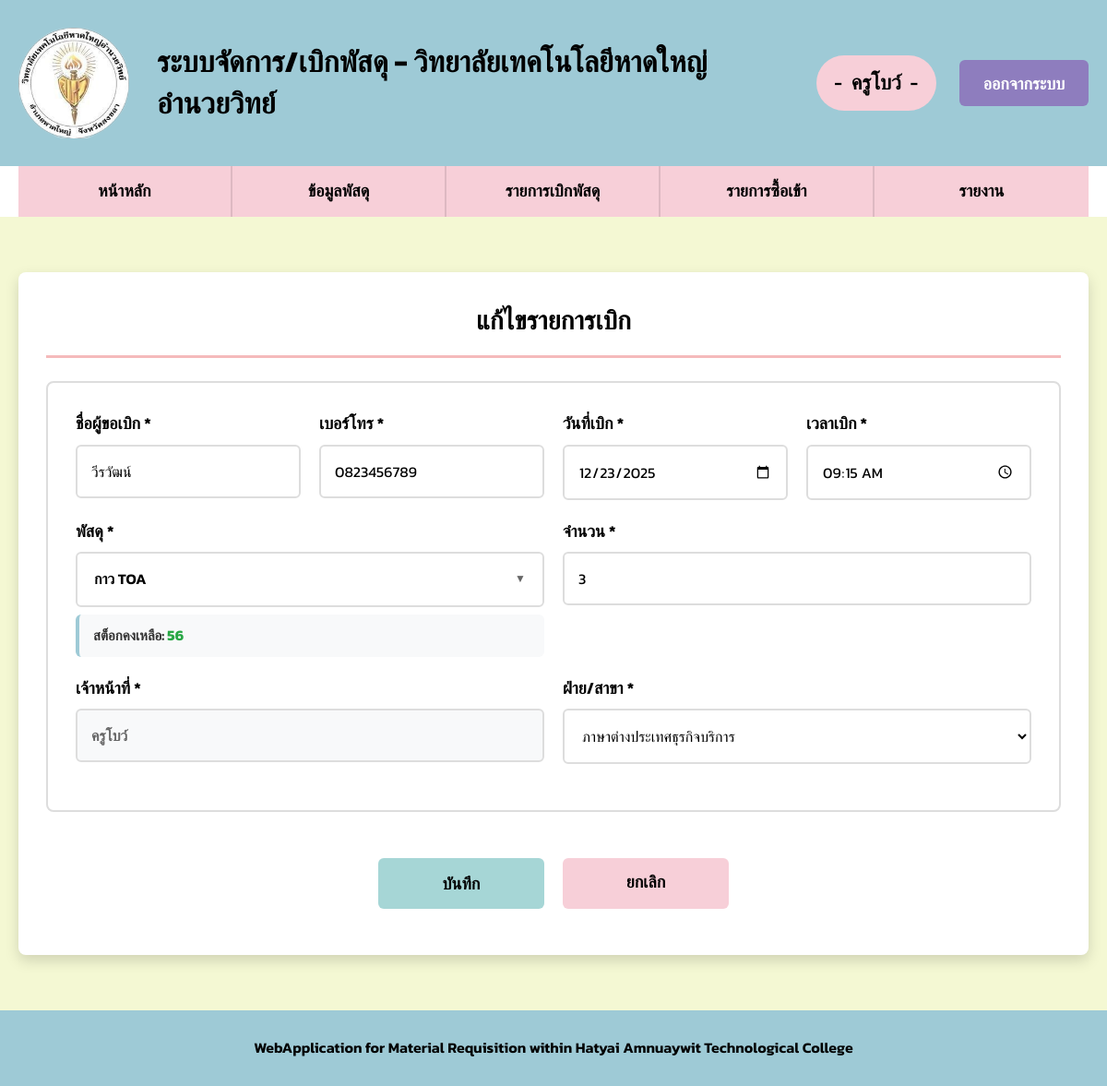
Page /edit_request.php?id=5 (signed in) on the committed database.
### tables this page shows
CREATE TABLE `request` (
  `Req_ID` int(5) NOT NULL COMMENT 'รหัสการเบิก',
  `Req_Name` varchar(50) NOT NULL COMMENT 'ชื่อผู้ขอเบิก',
  `Req_Phone` varchar(10) DEFAULT NULL COMMENT 'เบอร์โทรผู้ขอเบิก',
  `Req_Date` varchar(16) NOT NULL COMMENT 'วัน/เวลาที่เบิก',
  `Item_ID` varchar(5) NOT NULL COMMENT 'รหัสพัสดุ',
  `Req_Total` int(5) NOT NULL COMMENT 'จำนวนที่เบิก',
  `Officer` varchar(30) NOT NULL COMMENT 'ชื่อเจ้าหน้าที่',
  `Department` varchar(30) NOT NULL COMMENT 'สาขา'
);

CREATE TABLE `item` (
  `Item_ID` varchar(5) NOT NULL COMMENT 'รหัสพัสดุ',
  `Item_Name` varchar(30) NOT NULL COMMENT 'ชื่อพัสดุ',
  `Unit` varchar(20) NOT NULL COMMENT 'หน่วยนับ',
  `Item_Total` int(5) NOT NULL COMMENT 'ยอดคงเหลือ'
);

### edit_request.php (the view, shortened to what this page needs)
<?php
require_once 'config.php';
$request = null;
$items = [];
$selected_item_name = '';
$selected_item_stock = 0;
$departments = [
    'ฝ่าย' => [
        'แผนและควบคุมคุณภาพ',
        'สำนักงานบริการ',
        'ประชาสัมพันธ์และชุมชน',
        'พัฒนากิจการนักเรียนนักศึกษา',
        'งบประมาณและการเงิน',
        'พัฒนาวิชาการ',
        'ทรัพยากรบุคคล'
    ],
    'สาขา' => [
        'เทคโนโลยีธุรกิจดิจิทัล',
        'ดิจิทัลกราฟิก',
        'การจัดการ',
        'การบัญชี',
        'การตลาด',
        'สามัญ',
        'การท่องเที่ยว',
        'ภาษาต่างประเทศธุรกิจบริการ'
    ]
];
sort($departments['ฝ่าย']);
sort($departments['สาขา']);
try {
    $item_stmt = $conn->prepare("SELECT Item_ID, Item_Name, Item_Total FROM item ORDER BY Item_Name");
    $item_stmt->execute();
    $items = $item_stmt->fetchAll(PDO::FETCH_ASSOC);
} catch(PDOException $e) {
    $error = "ดึงข้อมูลพัสดุไม่สำเร็จ";
}
$request_id = isset($_GET['id']) ? (int)$_GET['id'] : 0;
if ($request_id > 0) {
    try {
        $stmt = $conn->prepare("SELECT * FROM request WHERE Req_ID = ?");
        if ($stmt->execute([$request_id])) {
            $request = $stmt->fetch(PDO::FETCH_ASSOC);
            if ($request) {
                $req_datetime = explode(' ', $request['Req_Date']);
                $request['Req_Date_Only'] = $req_datetime[0];
                $request['Req_Time_Only'] = isset($req_datetime[1]) ? $req_datetime[1] : '00:00';
                foreach ($items as $item) {
                    if ($item['Item_ID'] == $request['Item_ID']) {
                        $selected_item_name = $item['Item_Name'];
                        $selected_item_stock = $item['Item_Total'];
                        break;
                    }
                }
            } else {
                $error = "ไม่พบรายการเบิกรหัส: " . $request_id;
            }
        }
    } catch(PDOException $e) {
        $error = "ดึงข้อมูลไม่สำเร็จ: " . $e->getMessage();
    }
} else {
    $error = "ไม่ได้ระบุรหัสรายการ";
}
$officer_name = isset($_SESSION['display_name']) ? $_SESSION['display_name'] :
                (isset($_SESSION['username']) ? $_SESSION['username'] : '');
require_once 'header.php';
?>
<div class="table-container">
    <h2 class="table-title">แก้ไขรายการเบิก</h2>
    <?php if ($request): ?>
    <form method="POST" action="edit_request.php?id=<?php echo $request_id; ?>" id="editRequestForm">
        <div class="add-form">
            <div class="form-row">
                <div class="form-field">
                    <label for="req_name">ชื่อผู้ขอเบิก *</label>
                    <input type="text" id="req_name" name="req_name" required
                           value="<?php echo htmlspecialchars($request['Req_Name']); ?>">
                </div>
                <div class="form-field">
                    <label for="req_phone">เบอร์โทร *</label>
                    <input type="tel" id="req_phone" name="req_phone" required
                           pattern="[0-9]{10}"
                           title="กรอกเบอร์โทร 10 ตัวเลข"
                           maxlength="10"
                           oninput="this.value = this.value.replace(/[^0-9]/g, '')"
                           value="<?php echo htmlspecialchars($request['Req_Phone'] ?? ''); ?>">
                </div>
                <div class="form-field">
                    <label for="req_date">วันที่เบิก *</label>
                    <input type="date" id="req_date" name="req_date" required
                           value="<?php echo htmlspecialchars($request['Req_Date_Only']); ?>"
                           min="<?php echo date('Y-m-01'); ?>"
                           max="<?php echo date('Y-m-t'); ?>">
                </div>
                <div class="form-field">
                    <label for="req_time">เวลาเบิก *</label>
                    <input type="time" id="req_time" name="req_time" required
                           value="<?php echo htmlspecialchars($request['Req_Time_Only']); ?>">
                </div>
            </div>
            <div class="form-row">
                <div class="form-field">
                    <label for="item_id">พัสดุ *</label>
                    <div class="enhanced-dropdown">
                        <div class="dropdown-header" tabindex="0">
                            <span class="selected-text"><?php echo htmlspecialchars($selected_item_name ? $selected_item_name : '-- เลือกพัสดุ --'); ?></span>
                            <span class="dropdown-arrow">▼</span>
                        </div>
                    </div>
                    <div class="stock-info show">
                        <span class="stock-label">สต็อกคงเหลือ: </span>
                        <span class="stock-amount"><?php echo $selected_item_stock; ?></span>
                    </div>
                </div>
                <div class="form-field">
                    <label>จำนวน *</label>
                    <input type="number" id="req_total" name="req_total" min="1" required
                           value="<?php echo htmlspecialchars($request['Req_Total']); ?>"
                           max="<?php echo $selected_item_stock; ?>">
                </div>
            </div>
            <div class="form-row">
                <div class="form-field">
                    <label for="officer">เจ้าหน้าที่ *</label>
                    <input type="text" id="officer" name="officer" required
                           value="<?php echo isset($_POST['officer']) ? htmlspecialchars($_POST['officer']) : htmlspecialchars($officer_name); ?>"
                           placeholder="ชื่อเจ้าหน้าที่" readonly
                           class="officer-input">
                </div>
                <div class="form-field">
                    <label for="department">ฝ่าย/สาขา *</label>
                    <select id="department" name="department" required class="dropdown-select">
                        <?php foreach ($departments as $group => $dept_items): ?>
                            <optgroup label="<?php echo htmlspecialchars($group); ?>">
                                <?php foreach ($dept_items as $item): ?>
                                    <option value="<?php echo htmlspecialchars($item); ?>"
                                        <?php
                                        $selected = false;
                                        if (isset($_POST['department'])) {
                                            $selected = ($_POST['department'] == $item);
                                        } elseif (isset($request['Department'])) {
                                            $selected = ($request['Department'] == $item);
                                        }
                                        echo $selected ? 'selected' : ''; ?>>
                                        <?php echo htmlspecialchars($item); ?>
                                    </option>
                                <?php endforeach; ?>
                            </optgroup>
                        <?php endforeach; ?>
                    </select>
                </div>
            </div>
        </div>
        <div class="form-buttons">
            <button type="submit" class="add-form-btn">บันทึก</button>
            <a href="request.php" class="cancel-btn">ยกเลิก</a>
        </div>
    </form>
    <?php endif; ?>
</div>
<?php require_once 'footer.php'; ?>

### style.css (style rules this page uses)
* { margin: 0; padding: 0; box-sizing: border-box; font-family: "Kanit", sans-serif; }
body { background-color: #F4F8D3; color: #000000; display: flex; flex-direction: column; min-height: 100vh; line-height: 1.6; font-size: 16px; }
.add-form-btn { display: inline-block; padding: 12px 30px; background-color: #A6D6D6; color: #000000; border: none; border-radius: 6px; cursor: pointer; font-size: 18px; text-align: center; text-decoration: none; font-weight: 600; min-width: 180px; height: 55px; transition: all 0.3s; }
.cancel-btn { display: inline-block; padding: 12px 30px; background-color: #F7CFD8; color: #000000; border: none; border-radius: 6px; cursor: pointer; font-size: 18px; text-align: center; text-decoration: none; font-weight: 600; min-width: 180px; height: 55px; transition: all 0.3s; }
.form-buttons { display: flex; gap: 20px; justify-content: center; margin-top: 30px; padding: 20px; }
.add-form { background-color: #FFFFFF; padding: 30px; border-radius: 8px; margin-bottom: 20px; border: 2px solid #DDDDDD; text-align: center; max-width: 1400px; margin-left: auto; margin-right: auto; overflow: visible !important; }
.form-row { display: flex; gap: 20px; margin-bottom: 20px; }
.form-field { flex: 1; text-align: left; }
.form-field label { display: block; margin-bottom: 8px; font-weight: 600; color: #000000; font-size: 18px; }
.form-field input, .form-field select, .form-field .dropdown-select { width: 100%; padding: 15px; border: 2px solid #DDDDDD; border-radius: 6px; font-size: 16px; background-color: #FFFFFF; color: #000000; min-height: 50px; }
.officer-input { background-color: #f8f9fa !important; color: #666666 !important; border: 2px solid #ddd !important; cursor: not-allowed !important; user-select: none !important; font-weight: 600 !important; font-size: 16px !important; }
.table-container { background-color: #FFFFFF; border-radius: 8px; padding: 30px; box-shadow: 0 6px 15px rgba(0,0,0,0.15); width: 100%; max-width: 1600px; margin: 30px auto; overflow-x: visible !important; }
.table-title { text-align: center; margin-bottom: 25px; padding-bottom: 15px; border-bottom: 3px solid #F5BABB; color: #000000; font-size: 28px; font-weight: 700; }
.enhanced-dropdown { position: relative; width: 100%; z-index: 100; }
.enhanced-dropdown .dropdown-header { width: 100%; padding: 15px 50px 15px 18px; border: 2px solid #ddd; border-radius: 6px; font-size: 16px; cursor: pointer; background-color: white; color: #000000; text-align: left; display: flex; align-items: center; justify-content: space-between; min-height: 50px; position: relative; transition: all 0.3s; }
.enhanced-dropdown .dropdown-header .selected-text { flex: 1; overflow: hidden; text-overflow: ellipsis; white-space: nowrap; padding-right: 15px; font-weight: 600; font-size: 16px; }
.enhanced-dropdown .dropdown-header .dropdown-arrow { position: absolute; right: 18px; top: 50%; transform: translateY(-50%); color: #666; font-size: 12px; pointer-events: none; }
.stock-info { font-size: 14px; color: #666; margin-top: 8px; padding: 10px 15px; background-color: #f8f9fa; border-radius: 6px; border-left: 4px solid #9ECAD6; display: none; font-weight: 600; }
.stock-info.show { display: block; }
.stock-info .stock-label { font-weight: 700; color: #333; font-size: 15px; }
.stock-info .stock-amount { font-weight: 700; color: #28a745; font-size: 16px; }
@media (max-width: 1920px) { .table-container { max-width: 1500px; } }

### rows in the picture
request: req_name "วีรวัฒน์", req_phone "0823456789", req_total "3", department "ภาษาต่างประเทศธุรกิจบริการ"
item: Item_Name "กาว TOA", Item_Total "56"

### other values in the picture
$display_name "ครูโบว์"
